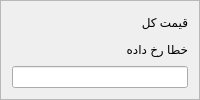
                   <widget class="QFrame" name="totalPriceFormFrame">
                    <property name="frameShape">
                     <enum>QFrame::StyledPanel</enum>
                    </property>
                    <property name="frameShadow">
                     <enum>QFrame::Raised</enum>
                    </property>
                    <layout class="QVBoxLayout" name="verticalLayout_62">
                     <item>
                      <widget class="QLabel" name="totalPriceFormLbl">
                       <property name="styleSheet">
                        <string notr="true">label</string>
                       </property>
                       <property name="text">
                        <string>قیمت کل</string>
                       </property>
                       <property name="styleClass" stdset="0">
                        <string>form-label</string>
                       </property>
                      </widget>
                     </item>
                     <item>
                      <widget class="QLabel" name="totalPriceFormError">
                       <property name="text">
                        <string>خطا رخ داده</string>
                       </property>
                       <property name="styleClass" stdset="0">
                        <string>form-field-error</string>
                       </property>
                      </widget>
                     </item>
                     <item>
                      <widget class="QLineEdit" name="totalPriceFormInpt">
                       <property name="styleClass" stdset="0">
                        <string>form-field</string>
                       </property>
                      </widget>
                     </item>
                    </layout>
                   </widget>
